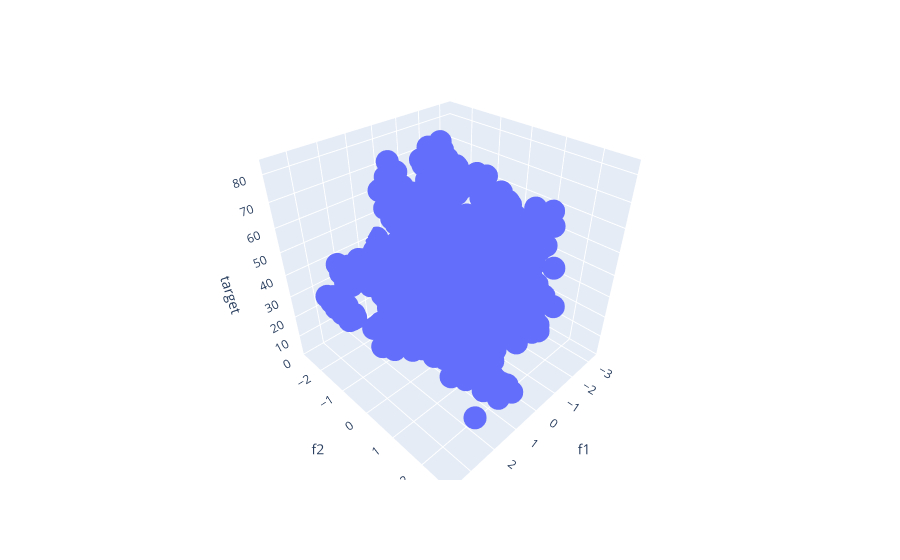

The code cell stored with this chart in its notebook:
### Code cell
pca = PCA(n_components=2)
train_X = transformer.fit_transform(X_train)
df = pca.fit_transform(train_X)
tset = pd.DataFrame(
    np.hstack((df, y_train.values.reshape(-1, 1))),
    columns = ['f1', 'f2', 'target']
) 

px.scatter_3d(data_frame=tset, x = 'f1', y = 'f2', z = 'target')

### Figure 1 — Plotly figure (JSON) as saved in the notebook; plotly's stock layout.template omitted (floating-point values rounded to 4 significant figures; data arrays with more than 128 entries replaced by an {"elided": "..."} marker saying what was removed)
{"data": [{"hovertemplate": "f1=%{x}<br>f2=%{y}<br>target=%{z}<extra></extra>", "legendgroup": "", "marker": {"color": "#636efa", "symbol": "circle"}, "mode": "markers", "name": "", "scene": "scene", "showlegend": false, "type": "scatter3d", "x": {"elided": "824 float values"}, "y": {"elided": "824 float values"}, "z": {"elided": "824 float values"}}], "layout": {"legend": {"tracegroupgap": 0}, "margin": {"t": 60}, "scene": {"domain": {"x": [0, 1], "y": [0, 1]}, "xaxis": {"title": {"text": "f1"}}, "yaxis": {"title": {"text": "f2"}}, "zaxis": {"title": {"text": "target"}}}}}
